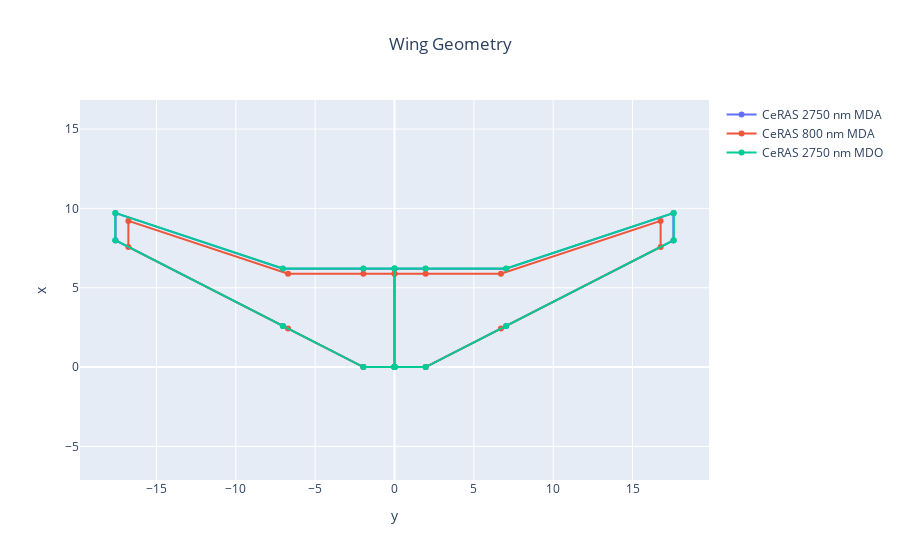

The cell this chart's notebook holds for it:
### Markdown cell above
## 1. Geometry plots
For instance here, we use the `fig` variable generated by the code line 1 and plot the result of line 2 on the existing figure. There is no number of maximum superpositions.

### Code cell
fig = wing_geometry_plot(CeRAS_2750nm_MDA_OUTPUT_FILE, name='CeRAS 2750 nm MDA')
fig = wing_geometry_plot(CeRAS_800nm_MDA_OUTPUT_FILE, name='CeRAS 800 nm MDA', fig=fig)
fig = wing_geometry_plot(CeRAS_2750nm_MDO_OUTPUT_FILE, name='CeRAS 2750 nm MDO', fig=fig)
fig.show()

### Figure 1 — Plotly figure (JSON) as saved in the notebook; plotly's stock layout.template omitted (floating-point values rounded to 4 significant figures)
{"data": [{"mode": "lines+markers", "name": "CeRAS 2750 nm MDA", "type": "scatter", "uid": "39ed3b88-e9bb-47c7-ae4a-915ed9bf3124", "x": [0, -1.96, -7.029, -17.57, -17.57, -7.029, -1.96, 0, 0, 0, 1.96, 7.029, 17.57, 17.57, 7.029, 1.96, 0, 0], "y": [0, 0, 2.591, 7.981, 9.7, 6.204, 6.204, 6.204, 0, 0, 0, 2.591, 7.981, 9.7, 6.204, 6.204, 6.204, 0]}, {"mode": "lines+markers", "name": "CeRAS 800 nm MDA", "type": "scatter", "uid": "2fe3280b-d119-45a6-b60d-8c6251d634ef", "x": [0, -1.96, -6.708, -16.77, -16.77, -6.708, -1.96, 0, 0, 0, 1.96, 6.708, 16.77, 16.77, 6.708, 1.96, 0, 0], "y": [0, 0, 2.428, 7.574, 9.213, 5.884, 5.884, 5.884, 0, 0, 0, 2.428, 7.574, 9.213, 5.884, 5.884, 5.884, 0]}, {"mode": "lines+markers", "name": "CeRAS 2750 nm MDO", "type": "scatter", "uid": "a148cdb6-4e8b-473d-bc93-1b4fb38dcd2f", "x": [0, -1.96, -7.04, -17.6, -17.6, -7.04, -1.96, 0, 0, 0, 1.96, 7.04, 17.6, 17.6, 7.04, 1.96, 0, 0], "y": [0, 0, 2.597, 7.995, 9.717, 6.215, 6.215, 6.215, 0, 0, 0, 2.597, 7.995, 9.717, 6.215, 6.215, 6.215, 0]}], "layout": {"title": {"text": "Wing Geometry", "x": 0.5}, "xaxis": {"title": {"text": "y"}}, "yaxis": {"scaleanchor": "x", "scaleratio": 1, "title": {"text": "x"}}}}
